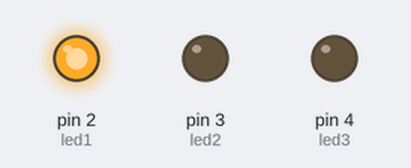
This sketch was run on a simulated Arduino Uno, built with avr-gcc and run on an emulated ATmega328P. Shown: output pins drawn as LEDs (lit = HIGH).

Above: at 0.15 s.
At 0.75 s:
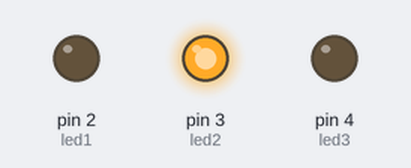
At 1.35 s:
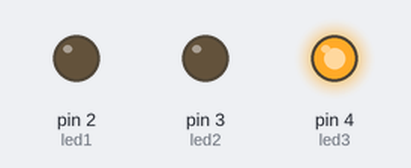
At 3.45 s:
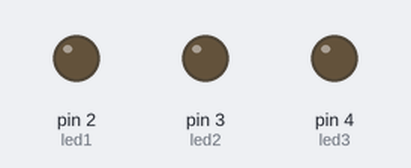
Timing chart, 0 to 4.1 s (numbered marks = the images above):
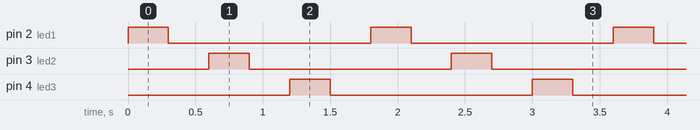

The sketch:

led.ino
```cpp
#define led1 2
#define led2 3
#define led3 4
void setup() {
  pinMode(led1,OUTPUT);
  pinMode(led2,OUTPUT);
  pinMode(led3,OUTPUT);
}

void loop() {
 digitalWrite(led1,HIGH);
 delay(300);
 digitalWrite(led1,LOW);
 delay(300);

 digitalWrite(led2,HIGH);
 delay(300);
 digitalWrite(led2,LOW);
 delay(300);

 digitalWrite(led3,HIGH);
 delay(300);
 digitalWrite(led3,LOW);
 delay(300);

}
```

Measured:
- by itself, pin 2 (led1), pin 3 (led2), pin 4 (led3): alternates HIGH for 0.30 s and LOW for 1.5 s
- by itself, everything shown: repeats every 1.8 s, in 6 steps
